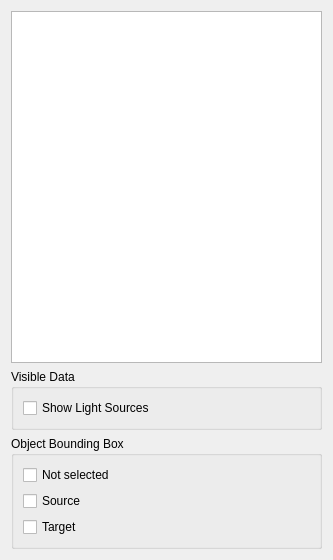
<?xml version="1.0" encoding="UTF-8"?>
<ui version="4.0">
 <class>dctoolbox</class>
 <widget class="QWidget" name="dctoolbox">
  <property name="geometry">
   <rect>
    <x>0</x>
    <y>0</y>
    <width>333</width>
    <height>560</height>
   </rect>
  </property>
  <property name="windowTitle">
   <string>Form</string>
  </property>
  <layout class="QVBoxLayout" name="verticalLayout_3">
   <item>
    <widget class="DataControlTreeView" name="treeView">
     <property name="minimumSize">
      <size>
       <width>0</width>
       <height>250</height>
      </size>
     </property>
     <property name="contextMenuPolicy">
      <enum>Qt::CustomContextMenu</enum>
     </property>
     <property name="acceptDrops">
      <bool>true</bool>
     </property>
     <property name="dragEnabled">
      <bool>true</bool>
     </property>
     <property name="selectionMode">
      <enum>QAbstractItemView::ExtendedSelection</enum>
     </property>
    </widget>
   </item>
   <item>
    <widget class="QGroupBox" name="groupBox_2">
     <property name="title">
      <string>Visible Data</string>
     </property>
     <layout class="QVBoxLayout" name="verticalLayout_4">
      <item>
       <widget class="QCheckBox" name="lightSources">
        <property name="text">
         <string>Show Light Sources</string>
        </property>
       </widget>
      </item>
     </layout>
    </widget>
   </item>
   <item>
    <widget class="QGroupBox" name="groupBox">
     <property name="title">
      <string>Object Bounding Box</string>
     </property>
     <layout class="QVBoxLayout" name="verticalLayout_2">
      <item>
       <layout class="QVBoxLayout" name="verticalLayout">
        <item>
         <widget class="QCheckBox" name="notSelected">
          <property name="text">
           <string>Not selected</string>
          </property>
         </widget>
        </item>
        <item>
         <widget class="QCheckBox" name="sourceSelected">
          <property name="text">
           <string>Source</string>
          </property>
         </widget>
        </item>
        <item>
         <widget class="QCheckBox" name="targetSelected">
          <property name="text">
           <string>Target</string>
          </property>
         </widget>
        </item>
       </layout>
      </item>
     </layout>
    </widget>
   </item>
  </layout>
 </widget>
 <customwidgets>
  <customwidget>
   <class>DataControlTreeView</class>
   <extends>QTreeView</extends>
   <header>TreeView.hh</header>
  </customwidget>
 </customwidgets>
 <resources/>
 <connections/>
</ui>
